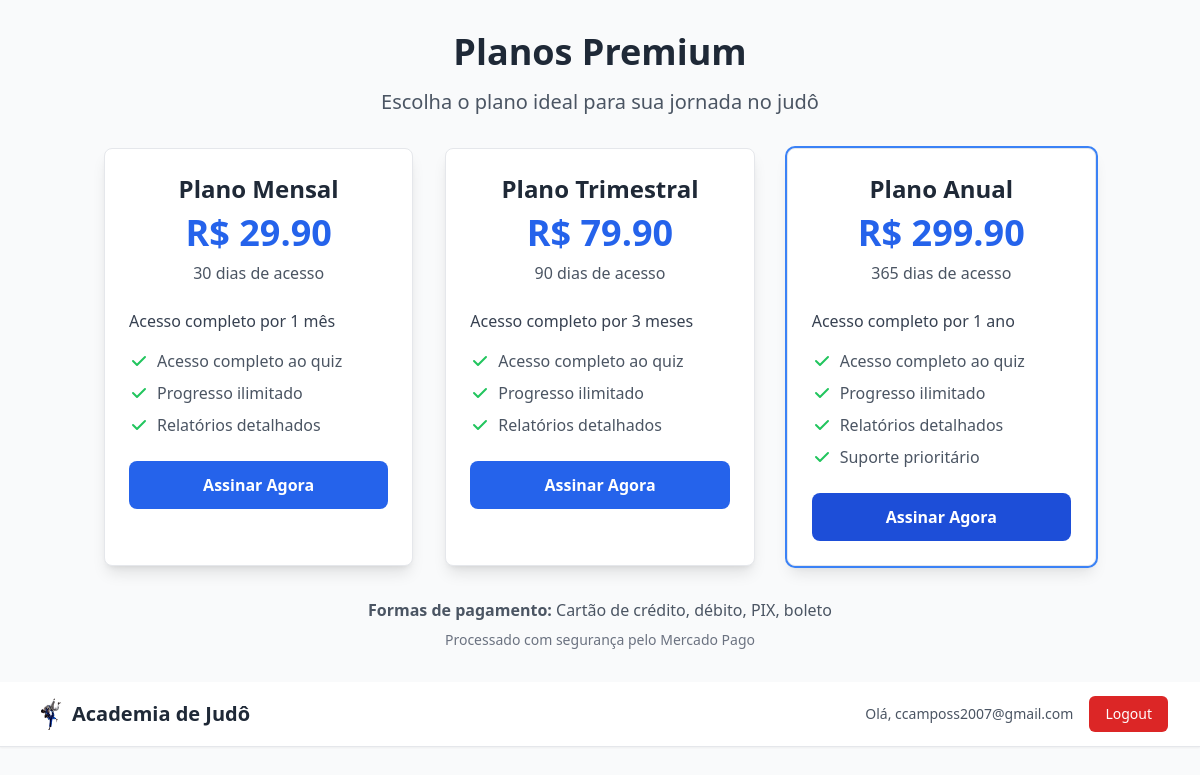
Before: /payments/planos/ (signed in) with the older database file.
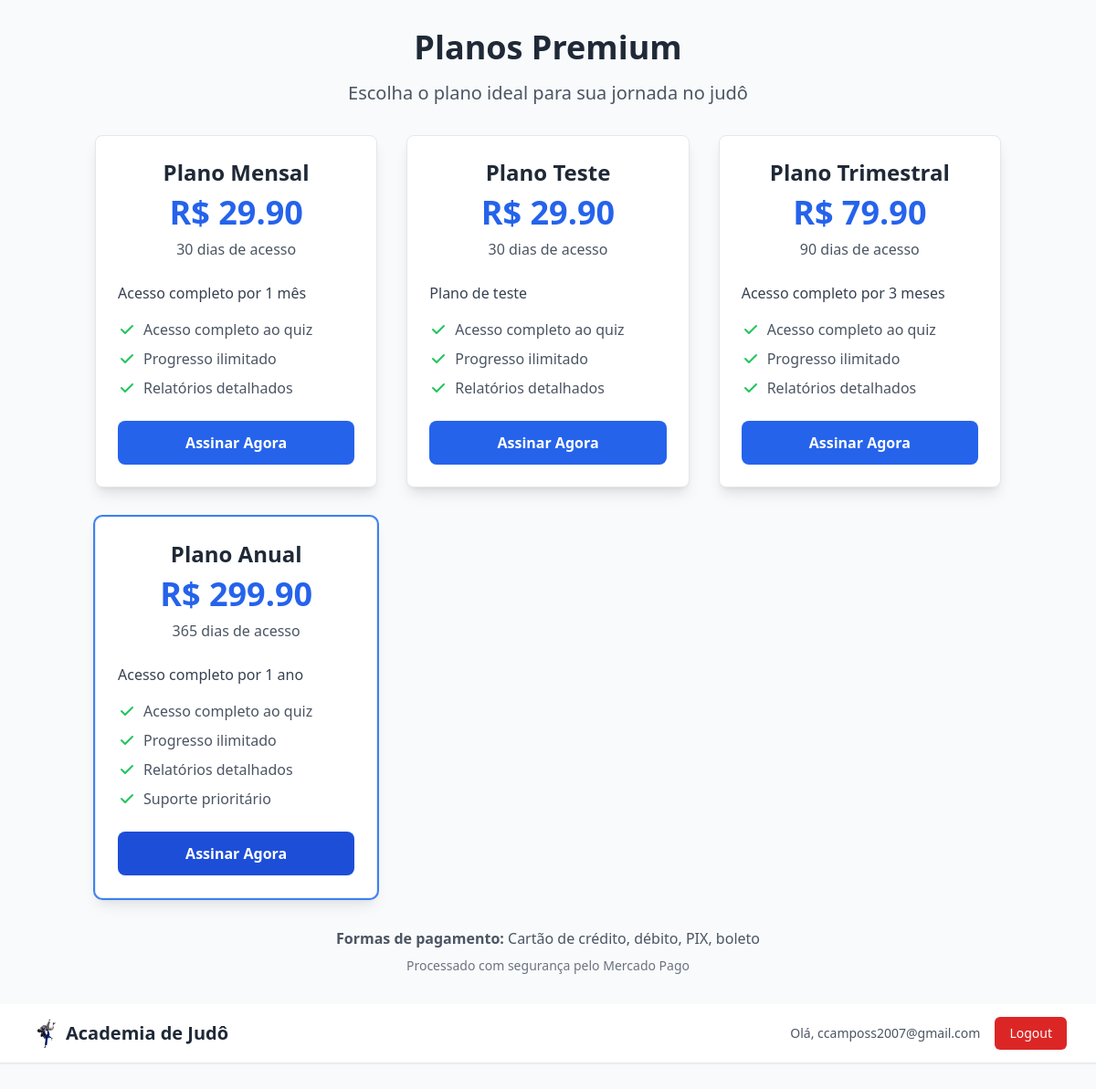
After: the same page with the newer database file.
### payments/models.py (models this page shows, shortened)
class PlanoPremium(models.Model):
    nome = models.CharField(max_length=100, verbose_name="Nome do plano")
    descricao = models.TextField(verbose_name="Descrição")
    preco = models.DecimalField(max_digits=10, decimal_places=2, verbose_name="Preço")
    duracao_dias = models.PositiveIntegerField(verbose_name="Duração em dias")
    ativo = models.BooleanField(default=True, verbose_name="Plano ativo")
    acesso_ilimitado_quiz = models.BooleanField(default=True, verbose_name="Acesso ilimitado ao quiz")
    relatorios_detalhados = models.BooleanField(default=True, verbose_name="Relatórios detalhados")
    suporte_prioritario = models.BooleanField(default=False, verbose_name="Suporte prioritário")
    data_criacao = models.DateTimeField(auto_now_add=True)
    class Meta:
        verbose_name = "Plano Premium"
        verbose_name_plural = "Planos Premium"

### payments/views.py (the view)
# urls.py: path('planos/', views.listar_planos, name='planos'),
@login_required
def listar_planos(request):
    planos = PlanoPremium.objects.filter(ativo=True).order_by('preco')
    assinatura_ativa = Assinatura.objects.filter(
        usuario=request.user,
        status='ativa',
        data_vencimento__gt=datetime.now()
    ).first()
    return render(request, 'payments/planos.html', {
        'planos': planos,
        'assinatura_ativa': assinatura_ativa
    })

### payments/templates/payments/planos.html (shortened to what the changed rows need)
{% load static %}
<!DOCTYPE html>
<html lang="pt-br">
<head>
    <script src="https://cdn.tailwindcss.com"></script>
</head>
<body class="bg-gray-50 font-sans">
<div class="container mx-auto px-4 py-8">
    <div class="text-center mb-8">
        {% if assinatura_ativa %}
            <div class="bg-green-100 border border-green-400 text-green-700 px-4 py-3 rounded mb-6">
                <h2 class="text-2xl font-bold mb-2">🎉 Você já tem acesso premium!</h2>
                <p class="text-lg">Sua assinatura está ativa até: <strong>{{ assinatura_ativa.data_vencimento|date:"d/m/Y" }}</strong></p>
                <a href="{% url 'index' %}" class="inline-block mt-4 bg-green-600 hover:bg-green-700 text-white font-bold py-2 px-6 rounded-lg transition duration-200">
                    Acessar Conteúdo Premium
                </a>
            </div>
        {% else %}
            <h1 class="text-4xl font-bold text-gray-800 mb-4">Planos Premium</h1>
        {% endif %}
    </div>
    {% if not assinatura_ativa %}
    <div class="grid md:grid-cols-3 gap-8 max-w-6xl mx-auto">
        {% for plano in planos %}
        <div class="bg-white rounded-lg shadow-lg border border-gray-200 p-6 {% if plano.nome == 'Plano Anual' %}ring-2 ring-blue-500{% endif %}">
            <div class="text-center mb-6">
                <h3 class="text-2xl font-bold text-gray-800 mb-2">{{ plano.nome }}</h3>
                <div class="text-4xl font-bold text-blue-600 mb-2">
                    R$ {{ plano.preco|floatformat:2 }}
                </div>
                <p class="text-gray-600">{{ plano.duracao_dias }} dias de acesso</p>
            </div>
            <div class="mb-6">
                <p class="text-gray-700 mb-4">{{ plano.descricao }}</p>
                <ul class="space-y-2 text-gray-600">
                    <li class="flex items-center">
                        <svg class="w-5 h-5 text-green-500 mr-2" fill="currentColor" viewBox="0 0 20 20">
                            <path fill-rule="evenodd" d="M16.707 5.293a1 1 0 010 1.414l-8 8a1 1 0 01-1.414 0l-4-4a1 1 0 011.414-1.414L8 12.586l7.293-7.293a1 1 0 011.414 0z" clip-rule="evenodd"></path>
                        </svg>
                        Acesso completo ao quiz
                    </li>
                    <li class="flex items-center">
                        <svg class="w-5 h-5 text-green-500 mr-2" fill="currentColor" viewBox="0 0 20 20">
                            <path fill-rule="evenodd" d="M16.707 5.293a1 1 0 010 1.414l-8 8a1 1 0 01-1.414 0l-4-4a1 1 0 011.414-1.414L8 12.586l7.293-7.293a1 1 0 011.414 0z" clip-rule="evenodd"></path>
                        </svg>
                        Progresso ilimitado
                    </li>
                    <li class="flex items-center">
                        <svg class="w-5 h-5 text-green-500 mr-2" fill="currentColor" viewBox="0 0 20 20">
                            <path fill-rule="evenodd" d="M16.707 5.293a1 1 0 010 1.414l-8 8a1 1 0 01-1.414 0l-4-4a1 1 0 011.414-1.414L8 12.586l7.293-7.293a1 1 0 011.414 0z" clip-rule="evenodd"></path>
                        </svg>
                        Relatórios detalhados
                    </li>
                    {% if plano.nome == 'Plano Anual' %}
                    <li class="flex items-center">
                        <svg class="w-5 h-5 text-green-500 mr-2" fill="currentColor" viewBox="0 0 20 20">
                            <path fill-rule="evenodd" d="M16.707 5.293a1 1 0 010 1.414l-8 8a1 1 0 01-1.414 0l-4-4a1 1 0 011.414-1.414L8 12.586l7.293-7.293a1 1 0 011.414 0z" clip-rule="evenodd"></path>
                        </svg>
                        Suporte prioritário
                    </li>
                    {% endif %}
                </ul>
            </div>
            <div class="text-center">
                <a href="{% url 'payments:criar_pagamento' plano.id %}"
                   class="inline-block w-full bg-blue-600 hover:bg-blue-700 text-white font-bold py-3 px-6 rounded-lg transition duration-200 {% if plano.nome == 'Plano Anual' %}bg-blue-700 hover:bg-blue-800{% endif %}"
                   onclick="console.log('Clicando no plano {{ plano.id }}'); return true;">
                    Assinar Agora
                </a>
            </div>
        </div>
        {% endfor %}
    </div>
    {% endif %}
</div>
</body>
</html>

Changed rows visible on the page:
added PlanoPremium: nome "Plano Teste", preco "29.90", duracao_dias "30", descricao "Plano de teste"
